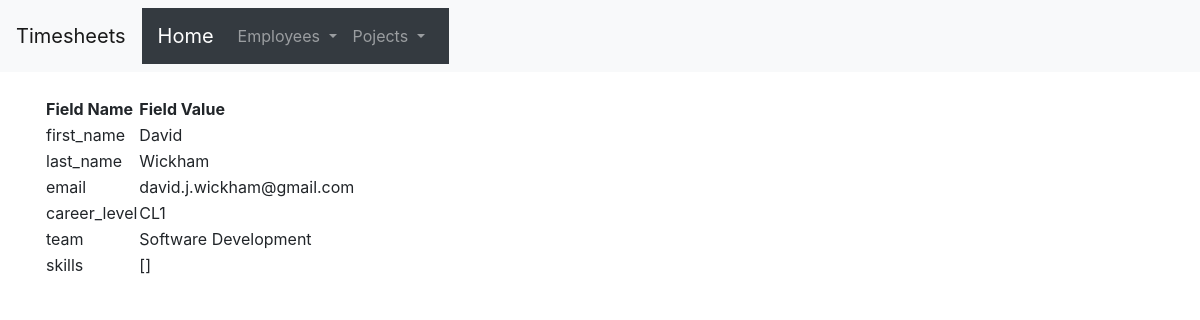
The page /employees/david_wickham_83/ on the database its author committed.
### employees/models.py (models this page shows, shortened)
class Employee(models.Model):
    id = models.CharField(primary_key=True, unique=True, editable=False, max_length=200)
    first_name = models.CharField(max_length=100)
    last_name = models.CharField(max_length=100)
    email = models.EmailField(max_length=254)
    career_level = models.CharField(max_length=100)
    team = models.CharField(max_length=100)
    skills = models.ManyToManyField("Skills")

### employees/views.py (the view)
# urls.py: path("<str:employee_id>/", views.detail, name="detail"),
def detail(request, employee_id: str):
    employee = model_to_dict(Employee.objects.get(id=employee_id))
    for field, value in employee.items():
        print(f"field name: {field}")
        print(f"field value: {value}")
    template = loader.get_template("employees/detail.html")
    context = {"single_employee_data": employee}
    return HttpResponse(template.render(context, request))

### employees/templates/employees/detail.html (shortened to what this page needs)
{% extends 'base.html' %}
{% block content %}
{% if single_employee_data %}
    <table>
        <tr>
            <th>Field Name</th>
            <th>Field Value</th>
        </tr>
        {% for employee_field, employee_value in single_employee_data.items %}
        <tr>
                <td>{{ employee_field }}</td>
                <td>{{ employee_value }}</td>
        </tr>
        {% endfor %}
    </table>
{% else %}
    <p>No employee available. Either the employee ID provided is incorrect, or there was an issue connecting
    to the database.</p>
{% endif %}
{% endblock %}

### rows shown on the page
Employee: single_employee_data "David" "Wickham" "david.j.wickham@gmail.com" "CL1" "Software Development"

### other values the page prints
{{ employee_field }} "first_name" "last_name" "email" "career_level" "team" "skills"
{{ employee_value }} "[]"
